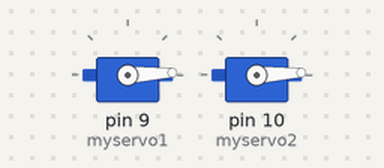
Simulated run of this sketch. Board: Arduino Uno, built with avr-gcc and run on an emulated ATmega328P. Shown: 2 × servo.

Above: at 0.05 s.
At 1.35 s:
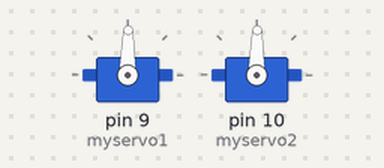
At 2.65 s:
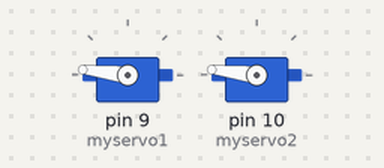
At 5.25 s:
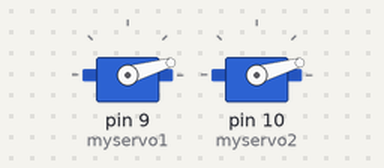
Timing chart, 0 to 7.1 s (numbered marks = the images above):
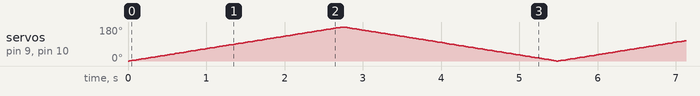

The sketch:

SweepMod.ino
```cpp
#include <Servo.h>

Servo myservo1;  // create servo object to control a servo
Servo myservo2;
// twelve servo objects can be created on most boards

int pos = 0;    // variable to store the servo position

void setup() {
  myservo1.attach(9);  // attaches the servo on pin 9 to the servo object
  myservo2.attach(10);
}

void loop() {
  for (pos = 0; pos <= 180; pos += 1) { // goes from 0 degrees to 180 degrees
    // in steps of 1 degree
    myservo1.write(pos);              // tell servo to go to position in variable 'pos'
    myservo2.write(pos);
    delay(15);                       // waits 15 ms for the servo to reach the position
  }
  for (pos = 180; pos >= 0; pos -= 1) { // goes from 180 degrees to 0 degrees
    myservo1.write(pos);              // tell servo to go to position in variable 'pos'
    myservo2.write(pos);
    delay(15);                       // waits 15 ms for the servo to reach the position
  }
}
```
